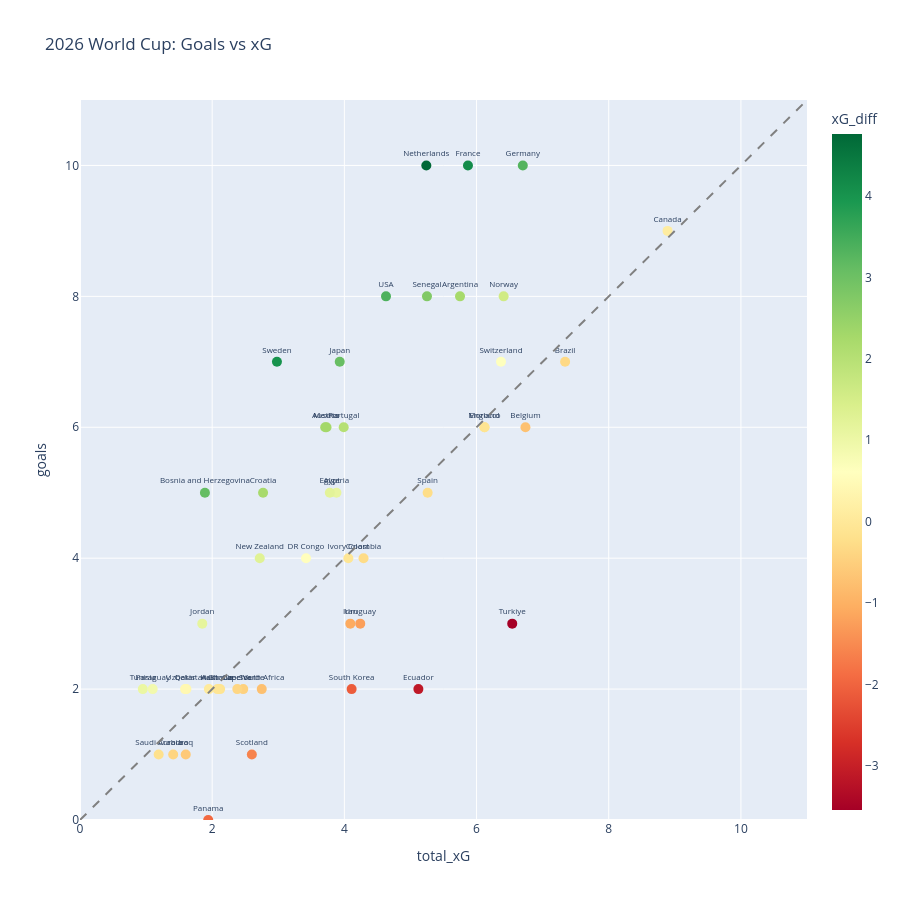

The notebook cell saved with this chart:
### Code cell
import plotly.express as px

df['xG_diff'] = df['goals'] - df['total_xG']

fig = px.scatter(
    df, x='total_xG', y='goals', text='teamName',
    color='xG_diff', color_continuous_scale='RdYlGn',
    hover_data=['matches', 'total_shots', 'big_chances'],
    title='2026 World Cup: Goals vs xG'
)

max_val = max(df['goals'].max(), df['total_xG'].max()) * 1.1
fig.add_shape(type='line', x0=0, y0=0, x1=max_val, y1=max_val,
              line=dict(dash='dash', color='gray'))

fig.update_traces(textposition='top center', textfont_size=8, marker=dict(size=10))
fig.update_layout(xaxis_range=[0, max_val], yaxis_range=[0, max_val], width=900, height=900)
fig.show()

### Figure 1 — Plotly figure (JSON) as saved in the notebook; plotly's stock layout.template omitted (floating-point values rounded to 4 significant figures; data arrays with more than 128 entries replaced by an {"elided": "..."} marker saying what was removed)
{"data": [{"customdata": {"elided": "48x3 int values"}, "hovertemplate": "total_xG=%{x}<br>goals=%{y}<br>teamName=%{text}<br>matches=%{customdata[0]}<br>total_shots=%{customdata[1]}<br>big_chances=%{customdata[2]}<br>xG_diff=%{marker.color}<extra></extra>", "legendgroup": "", "marker": {"color": [-0.34, -0.74, 3.3, 0.11, -3.54, 1.59, 0.63, -0.12, -0.12, 4.13, 2.25, -0.26, 2.75, 4.76, -3.12, 3.37, -0.29, -1.24, -2.11, -1.09, -0.06, 2.01, 3.07, 1.12, 1.22, 2.27, 2.29, 0.58, 4.02, 2.23, 1.28, -1.6, -0.47, -0.38, -0.12, -0.08, -0.75, 0.05, -1.94, 3.11, 1.15, 0.39, -0.6, 0.41, -0.41, -0.19, 0.9, 1.05], "coloraxis": "coloraxis", "size": 10, "symbol": "circle"}, "mode": "markers+text", "name": "", "orientation": "v", "showlegend": false, "text": ["Brazil", "Belgium", "Germany", "Canada", "Turkiye", "Norway", "Switzerland", "Morocco", "England", "France", "Argentina", "Spain", "Senegal", "Netherlands", "Ecuador", "USA", "Colombia", "Uruguay", "South Korea", "Iran", "Ivory Coast", "Portugal", "Japan", "Algeria", "Egypt", "Mexico", "Austria", "DR Congo", "Sweden", "Croatia", "New Zealand", "Scotland", "Cape Verde", "Czechia", "Ghana", "Australia", "South Africa", "Haiti", "Panama", "Bosnia and Herzegovina", "Jordan", "Uzbekistan", "Iraq", "Qatar", "Curacao", "Saudi Arabia", "Paraguay", "Tunisia"], "textfont": {"size": 8}, "textposition": "top center", "type": "scatter", "x": [7.34, 6.74, 6.7, 8.89, 6.54, 6.41, 6.37, 6.12, 6.12, 5.87, 5.75, 5.26, 5.25, 5.24, 5.12, 4.63, 4.29, 4.24, 4.11, 4.09, 4.06, 3.99, 3.93, 3.88, 3.78, 3.73, 3.71, 3.42, 2.98, 2.77, 2.72, 2.6, 2.47, 2.38, 2.12, 2.08, 2.75, 1.95, 1.94, 1.89, 1.85, 1.61, 1.6, 1.59, 1.41, 1.19, 1.1, 0.95], "xaxis": "x", "y": [7, 6, 10, 9, 3, 8, 7, 6, 6, 10, 8, 5, 8, 10, 2, 8, 4, 3, 2, 3, 4, 6, 7, 5, 5, 6, 6, 4, 7, 5, 4, 1, 2, 2, 2, 2, 2, 2, 0, 5, 3, 2, 1, 2, 1, 1, 2, 2], "yaxis": "y"}], "layout": {"coloraxis": {"autocolorscale": false, "colorbar": {"title": {"text": "xG_diff"}}, "colorscale": [[0, "rgb(165,0,38)"], [0.1, "rgb(215,48,39)"], [0.2, "rgb(244,109,67)"], [0.3, "rgb(253,174,97)"], [0.4, "rgb(254,224,139)"], [0.5, "rgb(255,255,191)"], [0.6, "rgb(217,239,139)"], [0.7, "rgb(166,217,106)"], [0.8, "rgb(102,189,99)"], [0.9, "rgb(26,152,80)"], [1, "rgb(0,104,55)"]]}, "height": 900, "legend": {"tracegroupgap": 0}, "shapes": [{"line": {"color": "gray", "dash": "dash"}, "type": "line", "x0": 0, "x1": 11, "y0": 0, "y1": 11}], "title": {"text": "2026 World Cup: Goals vs xG"}, "width": 900, "xaxis": {"anchor": "y", "domain": [0, 1], "range": [0, 11], "title": {"text": "total_xG"}}, "yaxis": {"anchor": "x", "domain": [0, 1], "range": [0, 11], "title": {"text": "goals"}}}}
